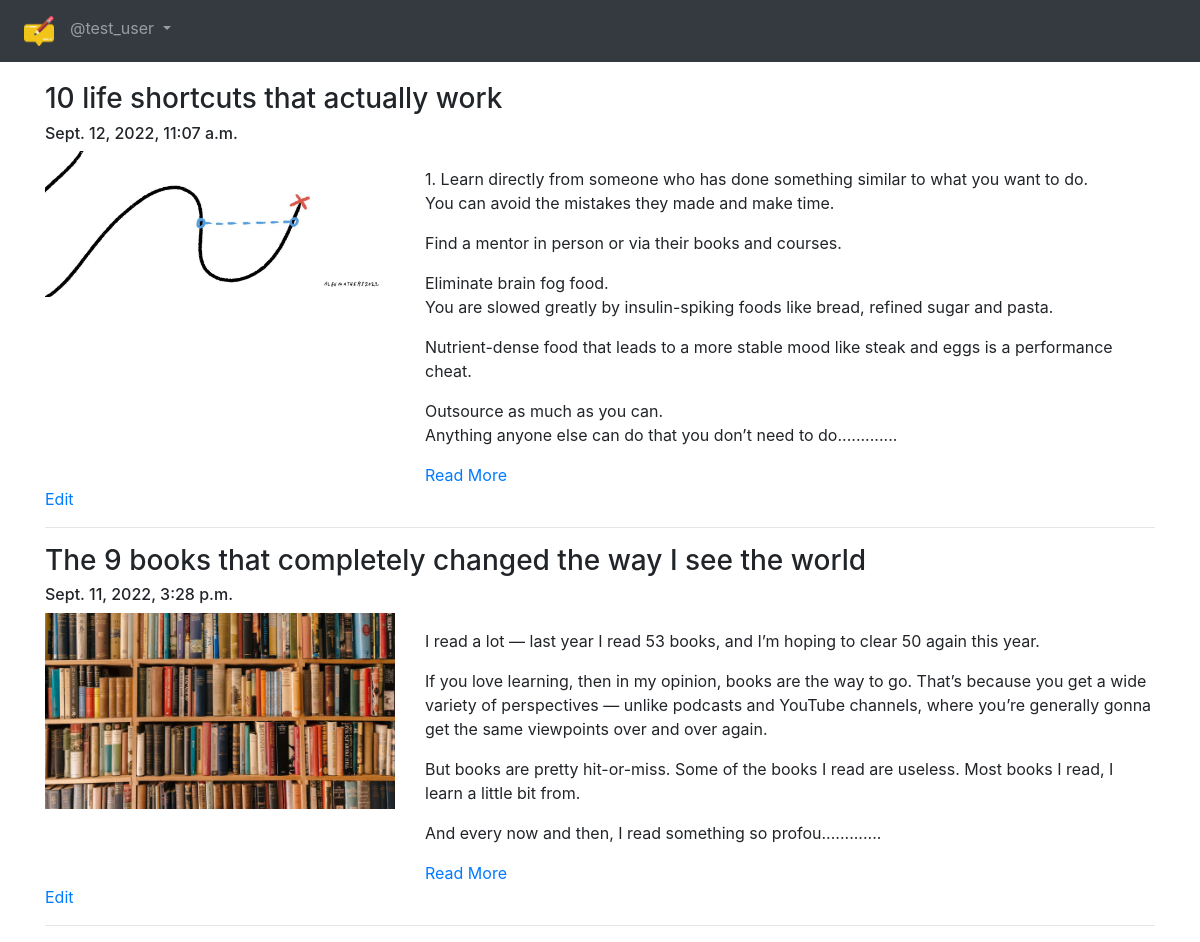
The page /blog/my-blogs/ (signed in) on the database as committed earlier.
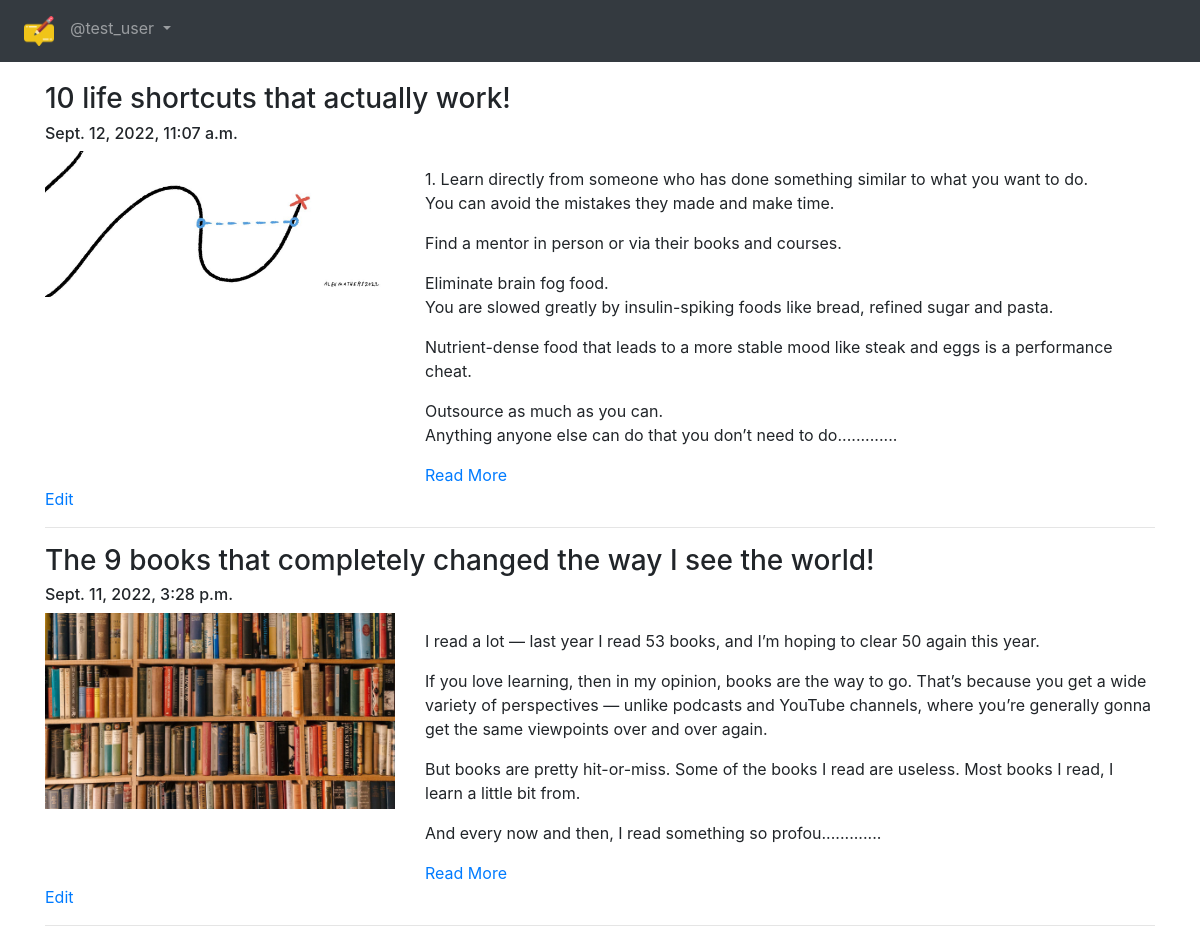
The same page on the database as committed later.
### App_Blog/models.py (models this page shows, shortened)
class Blog(models.Model):
    author = models.ForeignKey(
        User, on_delete=models.CASCADE, related_name='post_author')
    blog_title = models.CharField(max_length=254, verbose_name="Put a Title")
    slug = models.SlugField(max_length=264, unique=True)
    blog_content = models.TextField(verbose_name="What is on your mind?")
    blog_image = models.ImageField(
        upload_to='blog_images', verbose_name="Image")
    publish_date = models.DateTimeField(auto_now_add=True)
    update_date = models.DateTimeField(auto_now=True)
    class Meta:
        ordering = ('-publish_date',)

### App_Blog/views.py (the view)
# urls.py: path('my-blogs/', views.MyBlogs.as_view(), name="my_blogs"),
class MyBlogs(LoginRequiredMixin, TemplateView):
    template_name = 'App_Blog/my_blogs.html'

### App_Blog/templatetags/custom_filters.py (called while the page is built)
def range_filter(value):
    return value[0:500] + "............."

### templates/App_Blog/my_blogs.html (shortened to what this page needs)
{% extends 'base.html' %}
{% load custom_filters %}
{% block body_block %}
    {% for blog in user.post_author.all %}
    <h3>{{blog.blog_title}}</h3>
    <h6>{{blog.publish_date}}</h6>
    <div class="row">
        <div class="col-sm-4">
            <img src="/media/{{blog.blog_image}}" width="100%">
        </div>
        <div class="col-sm-8">
            <p>{{blog.blog_content | range_filter|linebreaks}}</p>
            <a href="{% url 'App_Blog:blog_details' slug=blog.slug %}">Read More</a>
        </div>
    </div>
    <a href="{% url 'App_Blog:edit_blog' pk=blog.pk %}">Edit</a>
    <hr>
    {% endfor %}
{% endblock %}

Rows that differ between the two databases and show on the page:
changed Blog: blog_title "10 life shortcuts that actually work" → "10 life shortcuts that actually work!"
changed Blog: blog_title "The 9 books that completely changed the way I see the world" → "The 9 books that completely changed the way I see the world!"
